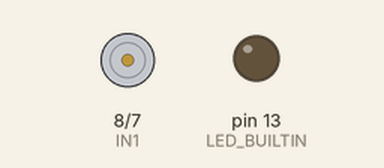
Recording of a sketch running on a simulated Arduino Uno, built with avr-gcc and run on an emulated ATmega328P. On the bench: motor-driver pin pairs drawn as motors (green arrow = first pin HIGH = forward, orange = second pin HIGH = backward, longer = more drive, scaled by the enable pin), output pins drawn as LEDs (lit = HIGH).

Above: at 0.8 s.
At 12.15 s:
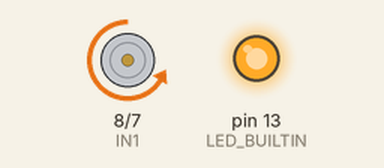
At 27.95 s:
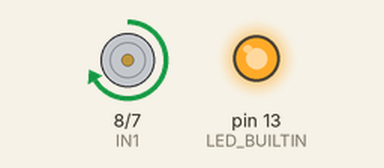
At 57.05 s:
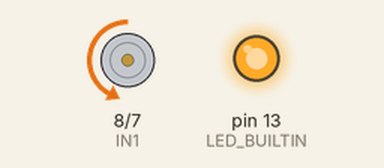
Timing chart, 0 to 57.4 s (numbered marks = the images above):
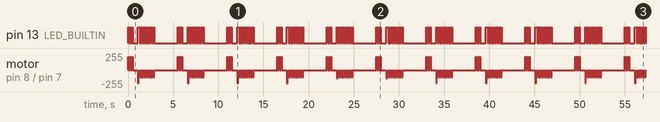

The sketch:

motor-timing.ino
```cpp
int ENA = 9;   // PWM pin
int IN1 = 8;
int IN2 = 7;

void setup() {
  pinMode(LED_BUILTIN, OUTPUT);
  pinMode(ENA, OUTPUT);
  pinMode(IN1, OUTPUT);
  pinMode(IN2, OUTPUT);
}

void loop() {
  // Feed IN
  for(int i = 0; i < 3; i++){
    digitalWrite(LED_BUILTIN, HIGH);
    digitalWrite(IN1, HIGH);
    digitalWrite(IN2, LOW);
    analogWrite(ENA, 200);
    delay(100); // run for 100 ms

    digitalWrite(LED_BUILTIN, LOW);
    analogWrite(ENA, 0);
    delay(100);
  }
  delay(500);

  //bigla para di nagat-il
  digitalWrite(LED_BUILTIN, HIGH);
  digitalWrite(IN1, LOW);
  digitalWrite(IN2, HIGH);
  analogWrite(ENA, 120);
  delay(100);

  //Feed OUT orig was i <3; pwn = 200
  for(int i = 0; i < 9; i++){
    digitalWrite(LED_BUILTIN, HIGH);
    digitalWrite(IN1, LOW);
    digitalWrite(IN2, HIGH);
    analogWrite(ENA, 108);
    delay(100); // run for 100 ms

    digitalWrite(LED_BUILTIN, LOW);
    analogWrite(ENA, 0);
    delay(100);
  }
  delay(2500);

}
```

Measured:
- by itself, pin 13 (LED_BUILTIN): moves between LOW and HIGH, repeating every 5.5 s
- by itself, motor on pin 8 (IN1) / pin 7 (IN2): moves between backward 200/255 and forward 200/255, repeating every 44.0 s
